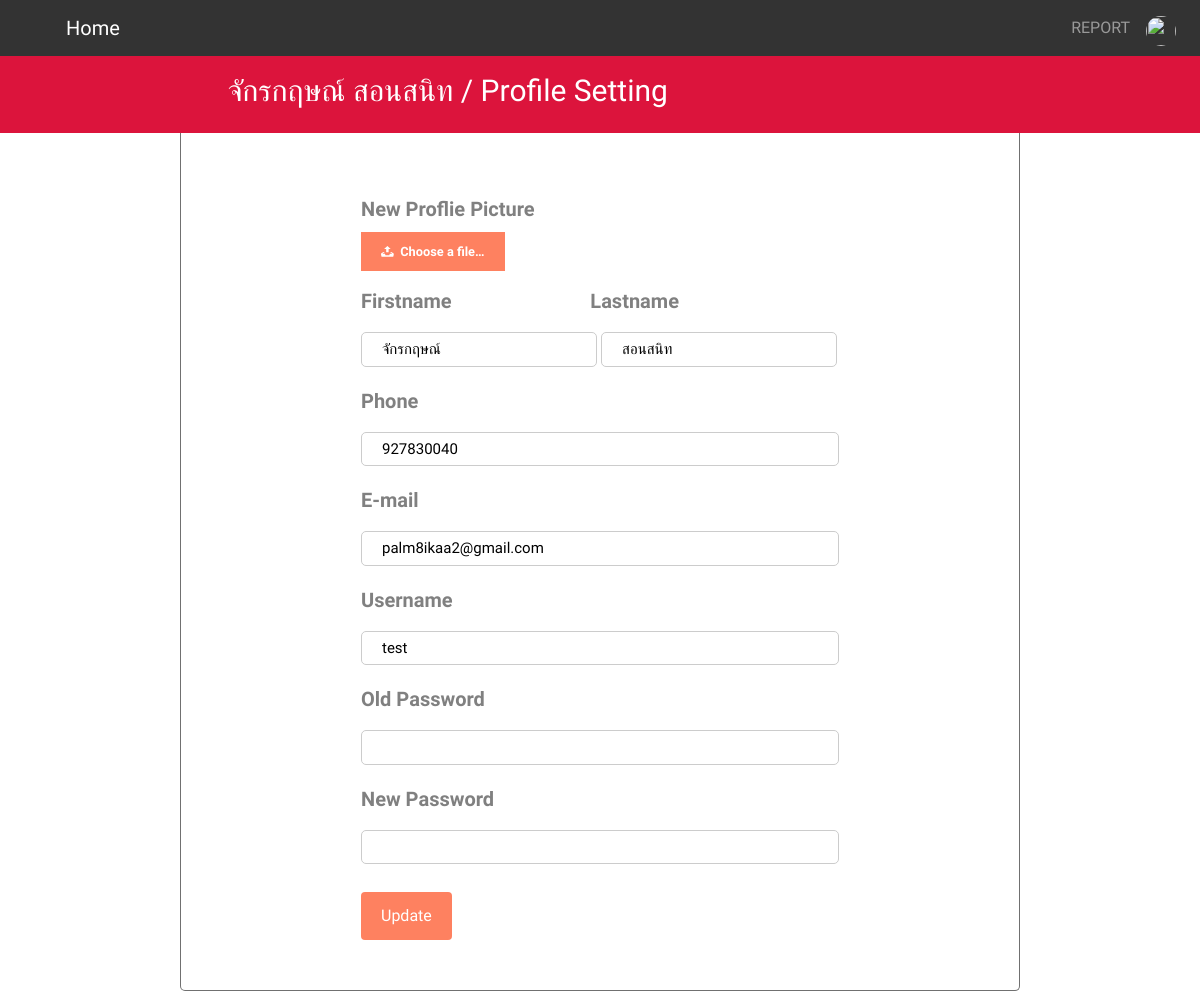
The page /?page=edit (signed in) on the database as committed earlier.
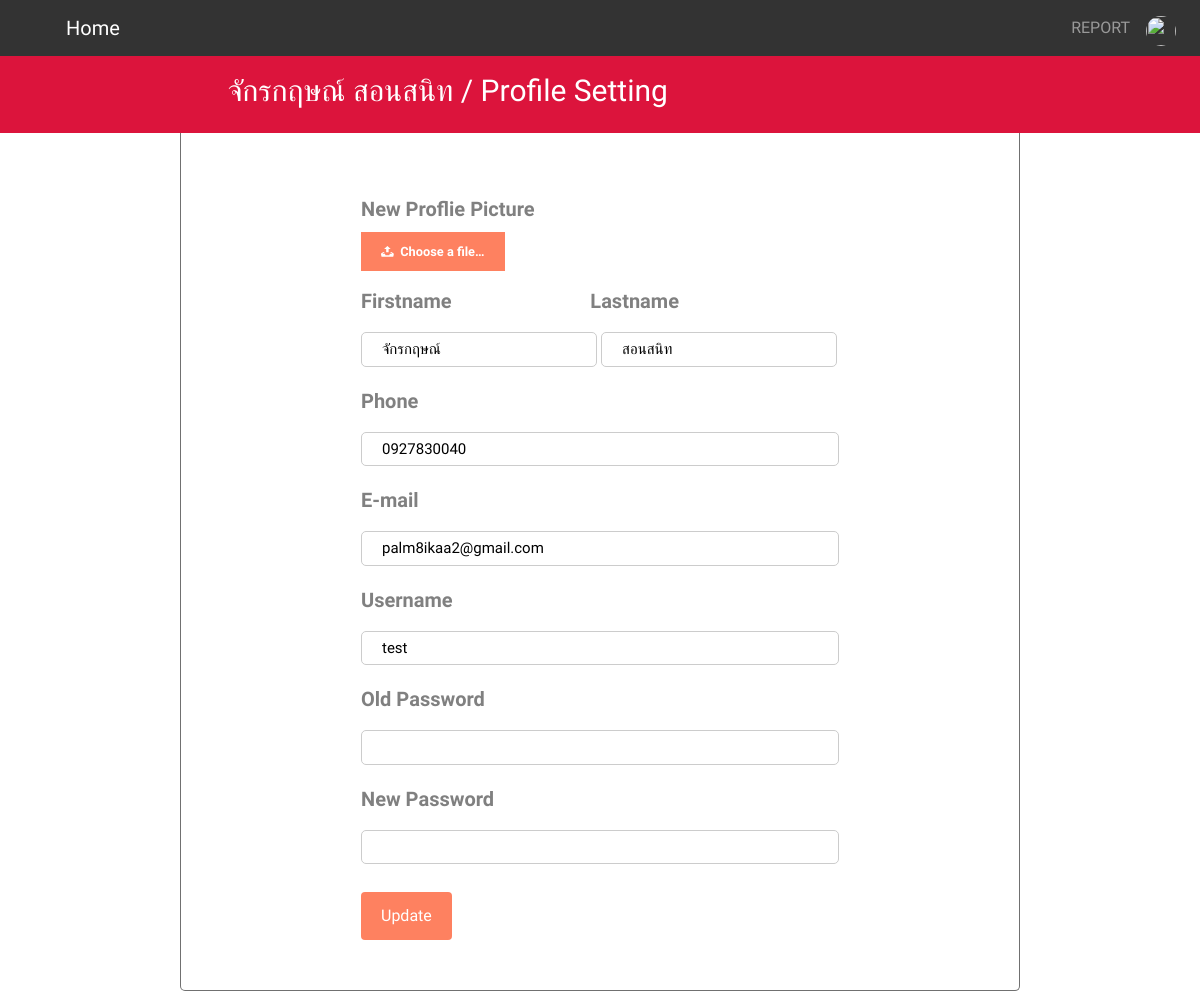
The same page on the database as committed later.
### tables this page shows
CREATE TABLE `user` (
  `user_id` int(10) NOT NULL,
  `firstname` varchar(255) NOT NULL,
  `lastname` varchar(255) NOT NULL,
  `username` varchar(255) NOT NULL,
  `password` varchar(255) NOT NULL,
  `email` varchar(255) NOT NULL,
  `phone` varchar(255) NOT NULL,
  `role` varchar(255) NOT NULL,
  `image` varchar(255) NOT NULL
);

### content/change.php (the view, shortened to what this page needs)
<?php
  $username = $_SESSION['username'];
  $query = mysqli_query($conn, "SELECT * FROM user WHERE username = '$username'");
  $result = mysqli_fetch_assoc($query);
  $firstname = $result['firstname'];
  $lastname = $result['lastname'];
  $phone = $result['phone'];
  $email = $result['email'];
?>
<body>
    <div class="nav2">
        <?php echo '<h1>' . $firstname . ' ' . $lastname . ' / ' . 'Profile Setting' . '</h1>'  ?>
    </div>
    <div class="ed-box">
            <form method='post' enctype="multipart/form-data">
                <label for='npwd'><b>New Proflie Picture</b></label><br>
                <div class="div-up">
                  <label for="file-1"> <span>Choose a file&hellip;</span></label>
                </div>
                <label for="fname"><b>Firstname</b></label><label for='lname'><b>Lastname</b></label><br>
                <input type="text" name="firstname" class="change-input-1" value="<?php echo($firstname) ?>" required>
                <input type="text" name="lastname" class="change-input-1" value="<?php echo($lastname) ?>" required><br>
                <label for="Phone"><b>Phone</b></label><br>
                <input type="text" name="phone" class="change-input-2" value="<?php echo($phone) ?>" required><br>
                <label for="email"><b>E-mail</b></label><br>
                <input type="email" name="email" class="change-input-2" value="<?php echo($email) ?>" required><br>
                <label for='uname'><b>Username</b></label><br>
                <input type="text" name="uname" class="change-input-2" value="<?php echo($username) ?>" required><br>
                <label for='opwd'><b>Old Password</b></label><br>
                <input type="password" name="opwd" class="change-input-2" required><br>
                <label for='npwd'><b>New Password</b></label><br>
                <input type="password" name="npwd" class="change-input-2" required><br>
                <input type="submit" value="Update">
            </form>
        </div>
</body>
</html>

Rows that differ between the two databases and show on the page:
changed user "จักรกฤษณ์": phone "927830040" → "0927830040"
